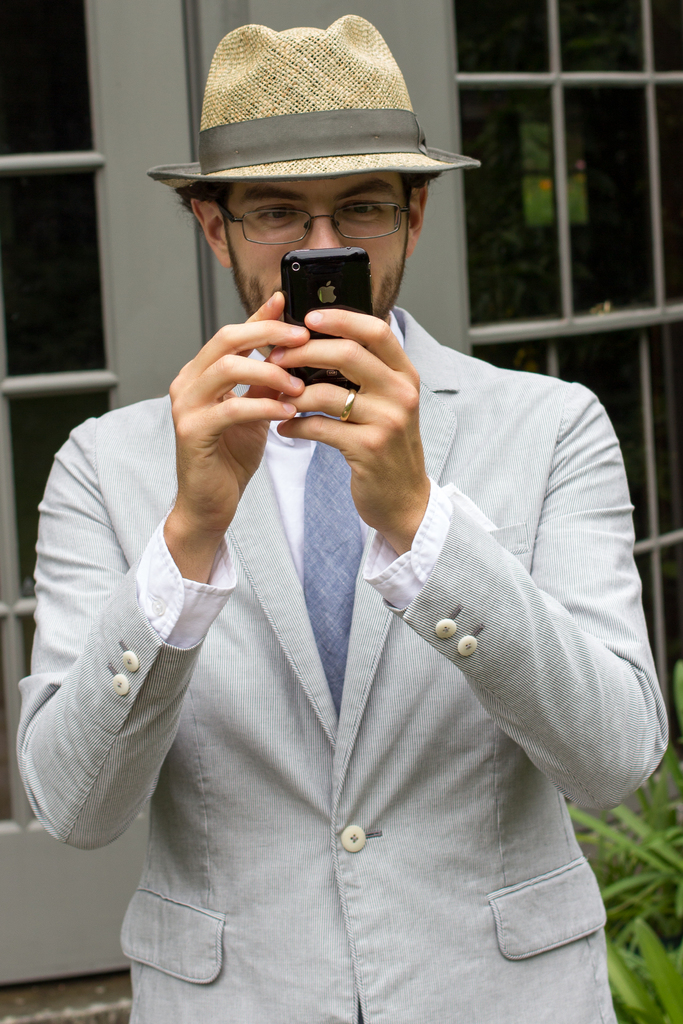
#> input picture Yolo-FastestV2-main/sample/ncnn/YoLo-FastestV2-cpp-TEST/test.jpg, 683 x 1024 px
$ python -i datasets.py   (imports and definitions only)
#> lines starting #> are read from the running program, lines starting #| are printed output that depends on the picture
#> further down, picture is the input picture: shape (1024, 683, 3); mean B, G, R 119, 127.7, 130.8
'''
https://github.com/dog-qiuqiu/Yolo-FastestV2
'''

import os
import cv2
import random
import numpy as np

import torch
from torch.utils import data
from torch.utils.data import Dataset

# [28 lines left out: functions contrast_and_brightness, motion_blur, not called in this run]

def augment_hsv(img, hgain = 0.0138, sgain = 0.678, vgain = 0.36):
#> called with hgain = 0.0138, sgain = 0.678, vgain = 0.36
    r = np.random.uniform(-1, 1, 3) * [hgain, sgain, vgain] + 1  # random gains
    hue, sat, val = cv2.split(cv2.cvtColor(img, cv2.COLOR_BGR2HSV))
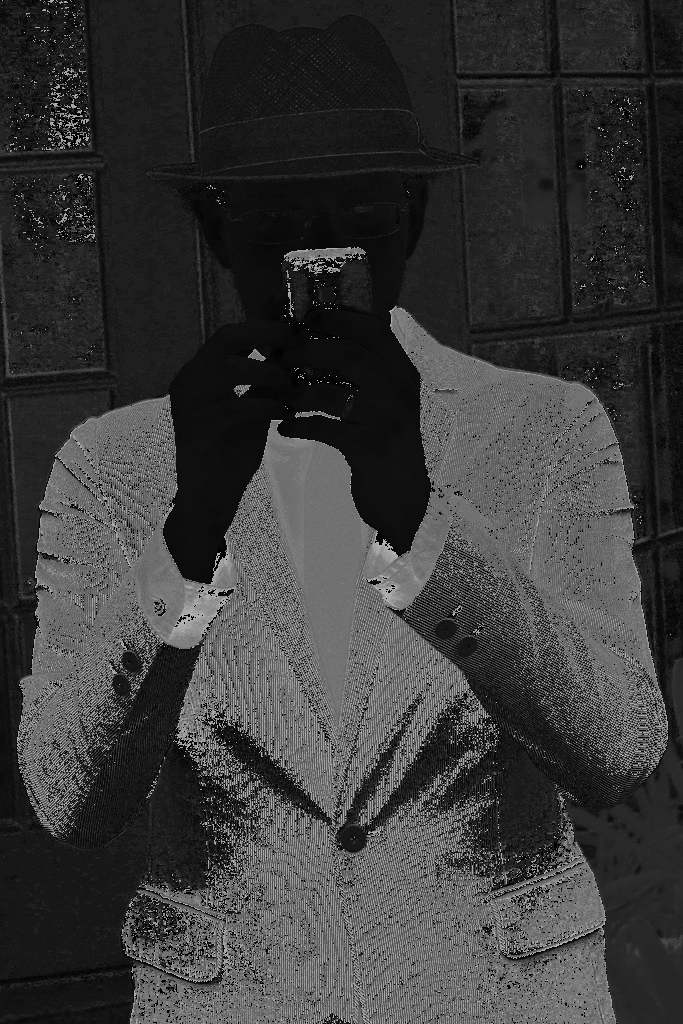
#> hue: shape (1024, 683); min 0, max 179, mean 57.3
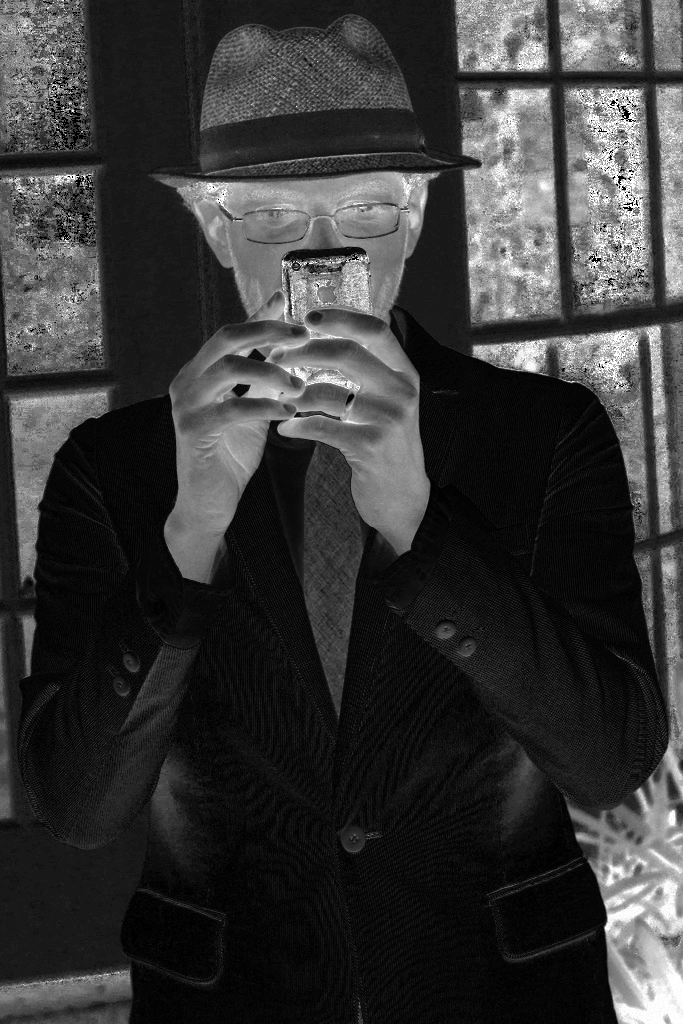
#> sat: shape (1024, 683); min 0, max 255, mean 55.6
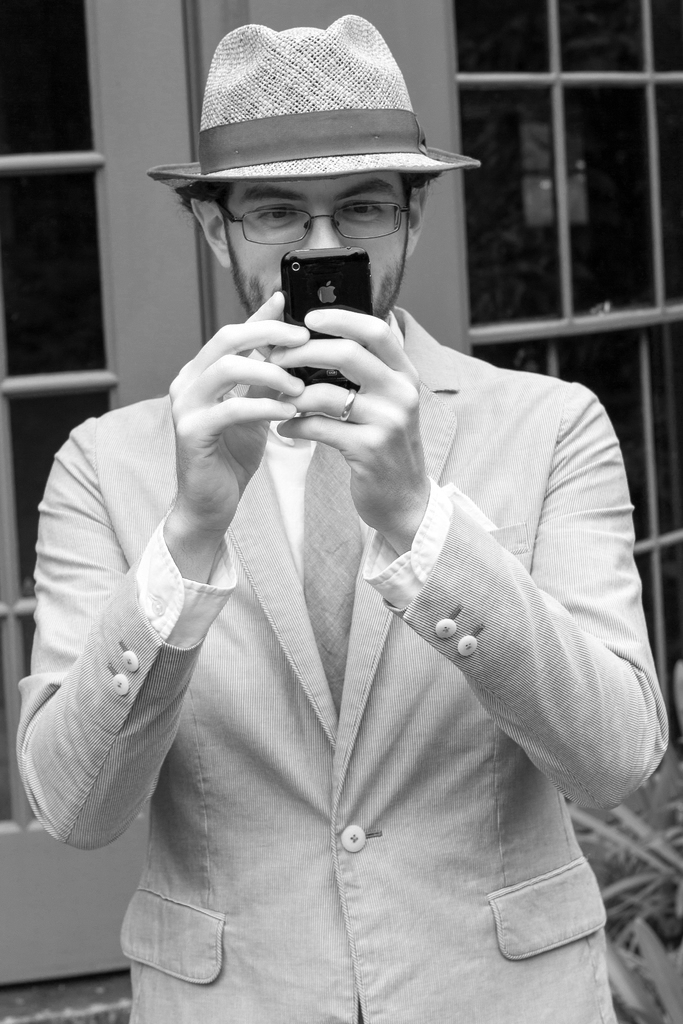
#> val: shape (1024, 683); min 0, max 255, mean 134.6
    dtype = img.dtype  # uint8

    x = np.arange(0, 256, dtype=np.int16)
    lut_hue = ((x * r[0]) % 180).astype(dtype)
    lut_sat = np.clip(x * r[1], 0, 255).astype(dtype)
#> lut_sat = 256 values from 0 to 255
    lut_val = np.clip(x * r[2], 0, 255).astype(dtype)
#> lut_val = 256 values from 0 to 255

    img_hsv = cv2.merge((cv2.LUT(hue, lut_hue), cv2.LUT(sat, lut_sat), cv2.LUT(val, lut_val))).astype(dtype)
#> img_hsv: shape (1024, 683, 3); mean H, S, V 57.3, 70.2, 143.8
    img = cv2.cvtColor(img_hsv, cv2.COLOR_HSV2BGR)  # no return needed
    return img


# [22 lines left out: functions random_resize, img_aug, collate_fn, not called in this run]

class TensorDataset():
    # [52 lines left out: functions __init__, __getitem__, not called in this run]

    def __len__(self):
        return len(self.data_list)


# [5 lines not run here, left out]

>>> import cv2
>>> picture = cv2.imread('../sample/ncnn/YoLo-FastestV2-cpp-TEST/test.jpg')
>>> result = augment_hsv(picture)
